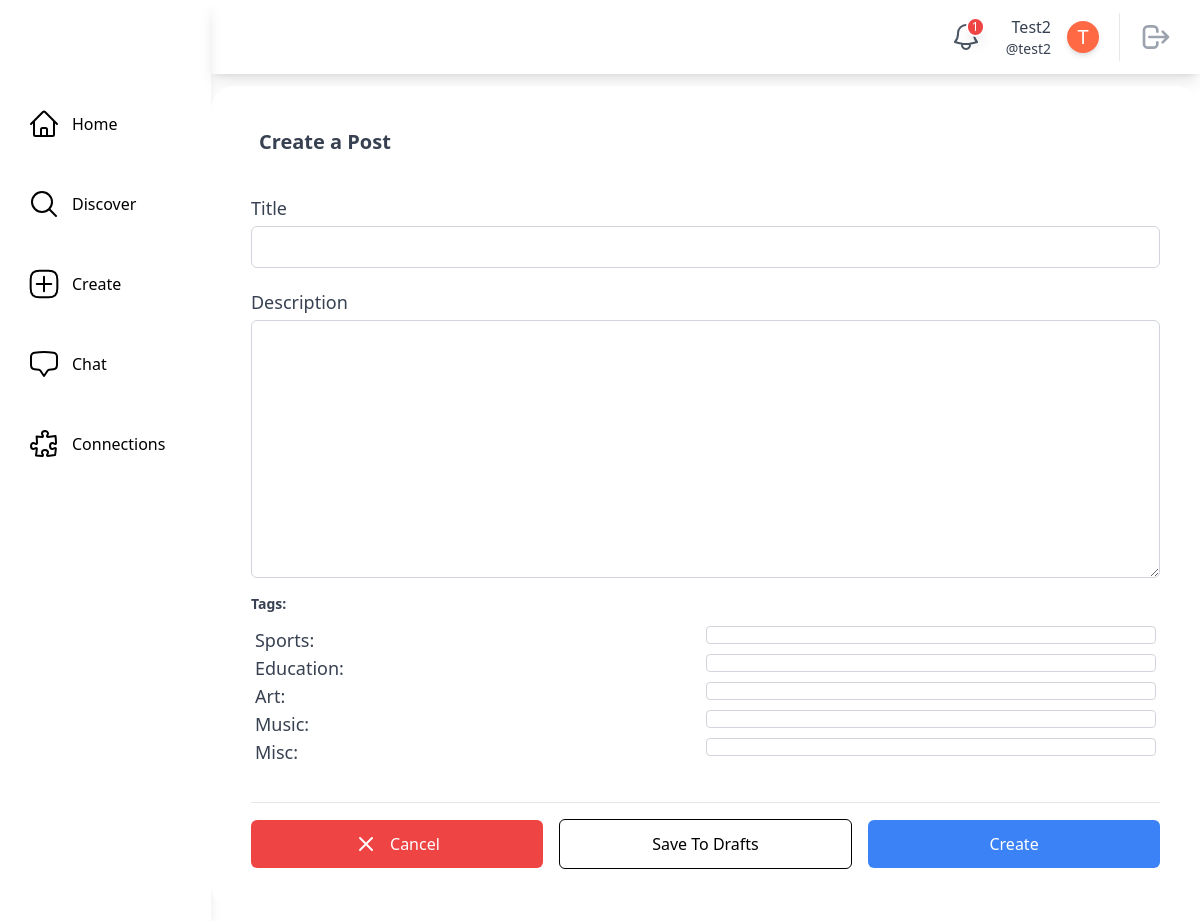
The page /posts/new/ (signed in) on the database as committed earlier.
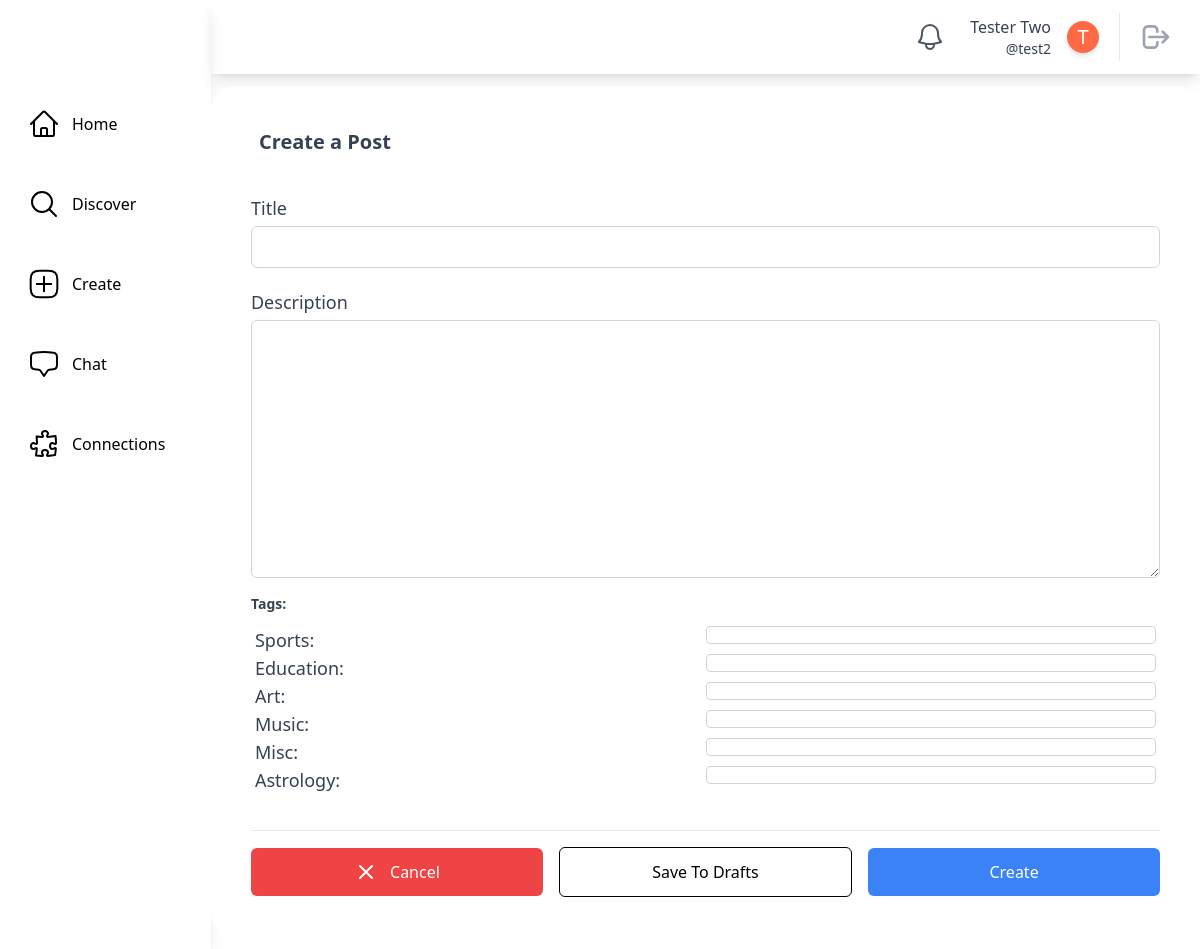
The same page on the database as committed later.
### main/models.py (models this page shows)
class SocialUser(AbstractUser):
    class Pronouns(models.IntegerChoices):
        SHE = 1, _("She/Her")
        HE = 2, _("He/Him")
        THEY = 3, _("They/Them")
        OTHER = 4, _("Other/Prefer Not To Say")
    username = models.CharField(max_length=30, unique=True)
    email = models.EmailField(unique=True, default="@nyu.edu")
    full_name = models.CharField(max_length=50, default="")
    pronouns = models.IntegerField(default=Pronouns.OTHER, choices=Pronouns.choices)
    date_of_birth = models.DateField(null=True)
    major = models.CharField(max_length=100, default="undeclared")
    tags = models.ManyToManyField(InterestTag, related_name="tags")
    profile_picture = models.ImageField(
        upload_to="profile_pics/", null=True, blank=True
    )
    timestamp = models.DateTimeField("timestamp", default=timezone.now)  # joined

class InterestTag(models.Model):
    name = models.CharField(max_length=50, unique=True)
    class Meta:
        db_table = "interest_tags"
        verbose_name_plural = "Interest Tags"
    def __str__(self):
        return self.name

### posts/views.py (the view, shortened to what this page needs)
# urls.py: path("new/", views.CreatePostView.as_view(), name="create_post"),
@method_decorator(login_required, name="dispatch")
class CreatePostView(LoginRequiredMixin, generic.CreateView):
    model = ActivityPost
    template_name = "posts/create_post.html"
    form_class = NewPostForm

### posts/forms.py
class NewPostForm(forms.ModelForm):
    title = forms.CharField(
        widget=forms.TextInput(
            attrs={
                "class": """px-4 py-2 border focus:ring-gray-500 focus:border-gray-900
                w-full sm:text-sm border-gray-300 rounded-md focus:outline-none text-gray-600"""
            }
        )
    )
    description = forms.CharField(
        widget=forms.Textarea(
            attrs={
                "class": """px-4 py-2 border focus:ring-gray-500 focus:border-gray-900
                w-full sm:text-sm border-gray-300 rounded-md focus:outline-none text-gray-600"""
            }
        )
    )
    tags = forms.ModelMultipleChoiceField(
        queryset=InterestTag.objects.all(),
        widget=forms.CheckboxSelectMultiple(
            attrs={
                "class": "w-1/2 p-2 border border-gray-300 rounded max-h-52 overflow-y-auto"
            }
        ),
    )
    class Meta:
        model = ActivityPost
        fields = ["title", "description", "tags"]

### theme/templatetags/theme_customfilters.py (called while the page is built)
@register.filter
def count_unread_notifications(user):
    return Notification.count_unread_notifications(user)

### posts/templates/posts/create_post.html (shortened to what this page needs)
{% extends "base.html" %}
{% block content %}
    <div class="relative py-3 sm:mx-auto shadow-2xl w-full">
        <div class="relative px-4 py-10 bg-white mx-8 md:mx-0 rounded-3xl sm:p-10">
            <form action="{% url 'posts:create_post' %}" method="post">
                <div class="mx-auto">
                    <div class="flex items-center space-x-5">
                        <div class="block pl-2 font-semibold text-xl self-start text-gray-700">
                            <h2 class="leading-relaxed">Create a Post</h2>
                        </div>
                    </div>
                    <div class="divide-y divide-gray-200">
                        <div class="py-8 text-base leading-6 space-y-4 text-gray-700 sm:text-lg sm:leading-7">
                            <div class="flex flex-col">
                                <label class="leading-loose" for="{{ form.title.id_for_label }}">{{ form.title.label }}</label>
                                {{ form.title }}
                            </div>
                            <div class="flex flex-col">
                                <label class="leading-loose" for="{{ form.description.id_for_label }}">Description</label>
                                {{ form.description }}
                            </div>
                            <div class="flex flex-col">
                                <label for="{{ form.tags.id_for_label }}"
                                       class="block text-gray-700 text-sm font-bold mb-2">Tags:</label>
                                <div class="max-h-30 overflow-y-auto p-1">
                                    {% for tag in form.tags %}
                                        <label class="flex flex-row justify-between">
                                            <span class="text-gray-700">{{ tag.choice_label }}:</span>
                                            {{ tag.tag }}
                                        </label>
                                    {% endfor %}
                                </div>
                            </div>
                        </div>
                        <div class="pt-4 flex items-center space-x-4">
                            <a href="{% url 'main:home' %}"
                               class="bg-red-500 flex justify-center items-center w-full text-white px-4 py-3 rounded-md focus:outline-none">
                                <svg class="w-6 h-6 mr-3"
                                     fill="none"
                                     stroke="currentColor"
                                     viewBox="0 0 24 24"
                                     xmlns="http://www.w3.org/2000/svg">
                                    <path stroke-linecap="round" stroke-linejoin="round" stroke-width="2" d="M6 18L18 6M6 6l12 12"></path>
                                </svg>
                                Cancel
                            </a>
                            <button type="submit"
                                    name="action"
                                    value="draft"
                                    class="flex justify-center items-center w-full text-black border-black border px-4 py-3 rounded-md focus:outline-none">
                                Save To Drafts
                            </button>
                            <button type="submit"
                                    name="action"
                                    value="post"
                                    class="bg-blue-500 flex justify-center items-center w-full text-white px-4 py-3 rounded-md focus:outline-none">
                                Create
                            </button>
                        </div>
                    </div>
                </div>
            </form>
        </div>
    </div>
{% endblock content %}

### theme/templates/base.html (shortened to what the changed rows need)
{% load static tailwind_tags %}
{% load theme_customfilters %}
<!DOCTYPE html>
<html lang="en">
    <head>
        {% tailwind_css %}
    </head>
    <body class="flex bg-white min-h-screen">
        {% if user.is_authenticated %}
            <div class="h-screen w-full bg-white relative flex overflow-hidden">
                <aside class="h-full shadow-lg w-64 flex flex-col space-y-10 items-start relative bg-white text-black">
                    <div class="h-16 flex items-center w-full">
                    </div>
                    <a href="{% url 'main:home' %}"
                       class="flex items-center ml-6 p-1 rounded hover:bg-gray-100 focus:bg-gray-100 transition duration-200 transform hover:scale-110">
                        <span class="ml-3">Home</span>
                    </a>
                    <a href="{% url 'main:discover' %}"
                       class="flex items-center ml-6 p-1 rounded hover:bg-gray-100 focus:bg-gray-100 transition duration-200 transform hover:scale-110">
                        <svg xmlns="http://www.w3.org/2000/svg"
                             fill="none"
                             viewBox="0 0 24 24"
                             stroke-width="1.5"
                             stroke="currentColor"
                             class="w-8 h-8">
                            <path stroke-linecap="round" stroke-linejoin="round" d="M21 21l-5.197-5.197m0 0A7.5 7.5 0 105.196 5.196a7.5 7.5 0 0010.607 10.607z" />
                        </svg>
                        <span class="ml-3">Discover</span>
                    </a>
                    <a href="{% url 'posts:create_post' %}"
                       class="flex items-center ml-6 p-1 rounded hover:bg-gray-100 focus:bg-gray-100 transition duration-200 transform hover:scale-110">
                        <span class="ml-3">Create</span>
                    </a>
                    <a href="{% url 'chat:chat_room_list' %}"
                       class="flex items-center ml-6 p-1 rounded hover:bg-gray-100 focus:bg-gray-100 transition duration-200 transform hover:scale-110">
                        <span class="ml-3">Chat</span>
                    </a>
                    <a href="{% url 'main:connections' user.username %}"
                       class="flex items-center ml-6 p-1 rounded hover:bg-gray-100 focus:bg-gray-100 transition duration-200 transform hover:scale-110">
                        <span class="ml-3">Connections</span>
                    </a>
                </aside>
                <div class="w-full h-full flex flex-col justify-between">
                    <header class="h-20 w-full flex items-center relative justify-end px-5 shadow-lg">
                        <a href="{% url 'main:notifications' user.username %}"
                           class="relative p-2 text-gray-600 hover:bg-gray-100 hover:text-gray-600 focus:bg-gray-100 focus:text-gray-600 rounded-full">
                           <span class="absolute top-1 left-6 text-xs bg-red-500 text-white font-medium px-1 shadow-lg rounded-full border-2 border-white">
                               {% if user|count_unread_notifications > 0 %}
                                {{ user|count_unread_notifications }}
                               {% endif %}
                           </span>
                        </a>
                        <a href="{% url 'main:profile_page' user.username %}"
                           class="rounded hover:bg-gray-100 hover:text-gray-600 focus:bg-gray-100 focus:text-gray-600 px-2 ml-2">
                            <div class="flex flex-shrink-0 items-center space-x-4 text-gray-700">
                                <div class="flex flex-col items-end ">
                                    <div class="text-md font-medium ">{{ user.full_name|capfirst }}</div>
                                    <div class="text-sm font-regular">@{{ user.username }}</div>
                                </div>
                                <div class="rounded-full h-8 w-8 bg-[#ff6a45] flex items-center justify-center shadow-md border-white transition duration-200 transform hover:scale-110">
                                    {% if user.profile_picture %}
                                        {% comment %} Profile Picture with same shape {% endcomment %}
                                    {% else %}
                                            <span class="text-white text-xl">{{ user.full_name|first|capfirst }}</span>
                                    {% endif %}
                                </div>
                            </div>
                        </a>
                        <div class="border-l pl-3 ml-3 space-x-1">
                            <button class="relative p-2 text-gray-400 hover:bg-gray-100 hover:text-gray-600 focus:bg-gray-100 focus:text-gray-600 rounded-full">
                                <a href="{% url 'main:logout' %}">
                                    <svg aria-hidden="true"
                                         fill="none"
                                         viewBox="0 0 24 24"
                                         stroke="currentColor"
                                         class="h-8 w-8">
                                        <path stroke-linecap="round" stroke-linejoin="round" stroke-width="2" d="M17 16l4-4m0 0l-4-4m4 4H7m6 4v1a3 3 0 01-3 3H6a3 3 0 01-3-3V7a3 3 0 013-3h4a3 3 0 013 3v1" />
                                    </svg>
                                </a>
                            </button>
                        </div>
                    </header>
                    <main class="max-w-full h-full flex flex-col relative overflow-auto">
                        {% block content %}
                        {% endblock content %}
                    </main>
                </div>
            </div>
        {% endif %}
    </body>
</html>

Rows that differ between the two databases and show on the page:
changed SocialUser "test2": full_name "Test2" → "Tester Two"; id "1" → (not shown)
added InterestTag: choice_label "Astrology"
